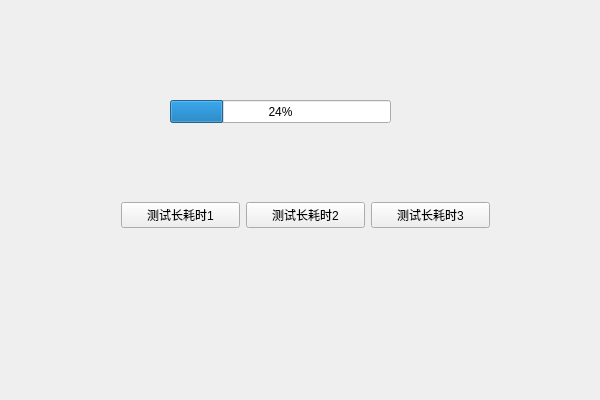
<?xml version="1.0" encoding="UTF-8"?>
<ui version="4.0">
 <class>TestQtClass</class>
 <widget class="QWidget" name="TestQtClass">
  <property name="geometry">
   <rect>
    <x>0</x>
    <y>0</y>
    <width>600</width>
    <height>400</height>
   </rect>
  </property>
  <property name="windowTitle">
   <string>TestQt</string>
  </property>
  <widget class="QProgressBar" name="progressBar">
   <property name="geometry">
    <rect>
     <x>170</x>
     <y>100</y>
     <width>221</width>
     <height>23</height>
    </rect>
   </property>
   <property name="value">
    <number>24</number>
   </property>
  </widget>
  <widget class="QWidget" name="">
   <property name="geometry">
    <rect>
     <x>110</x>
     <y>180</y>
     <width>391</width>
     <height>71</height>
    </rect>
   </property>
   <layout class="QHBoxLayout" name="horizontalLayout">
    <item>
     <widget class="QPushButton" name="pushButton">
      <property name="text">
       <string>测试长耗时1</string>
      </property>
     </widget>
    </item>
    <item>
     <widget class="QPushButton" name="pushButton_2">
      <property name="text">
       <string>测试长耗时2</string>
      </property>
     </widget>
    </item>
    <item>
     <widget class="QPushButton" name="pushButton_3">
      <property name="text">
       <string>测试长耗时3</string>
      </property>
     </widget>
    </item>
   </layout>
  </widget>
 </widget>
 <layoutdefault spacing="6" margin="11"/>
 <resources>
  <include location="TestQt.qrc"/>
 </resources>
 <connections/>
</ui>
